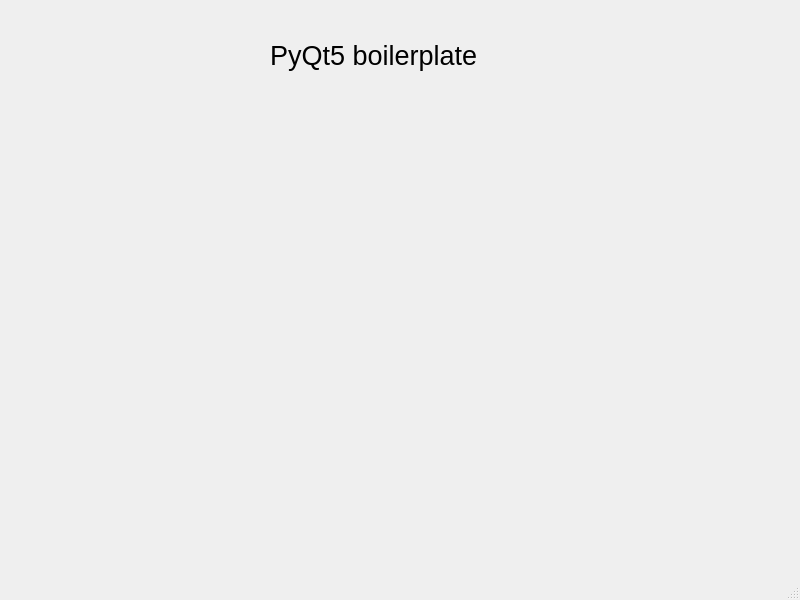
<?xml version="1.0" encoding="UTF-8"?>
<ui version="4.0">
 <class>MainWindow</class>
 <widget class="QMainWindow" name="MainWindow">
  <property name="geometry">
   <rect>
    <x>0</x>
    <y>0</y>
    <width>800</width>
    <height>600</height>
   </rect>
  </property>
  <property name="windowTitle">
   <string>MainWindow</string>
  </property>
  <widget class="QWidget" name="centralwidget">
   <widget class="QLabel" name="label">
    <property name="geometry">
     <rect>
      <x>270</x>
      <y>30</y>
      <width>241</width>
      <height>51</height>
     </rect>
    </property>
    <property name="font">
     <font>
      <pointsize>20</pointsize>
     </font>
    </property>
    <property name="text">
     <string>PyQt5 boilerplate</string>
    </property>
   </widget>
  </widget>
  <widget class="QMenuBar" name="menubar">
   <property name="geometry">
    <rect>
     <x>0</x>
     <y>0</y>
     <width>800</width>
     <height>21</height>
    </rect>
   </property>
  </widget>
  <widget class="QStatusBar" name="statusbar"/>
  <action name="actionExit">
   <property name="text">
    <string>Exit</string>
   </property>
  </action>
  <action name="actionoption">
   <property name="text">
    <string>Option</string>
   </property>
  </action>
 </widget>
 <resources/>
 <connections/>
</ui>
